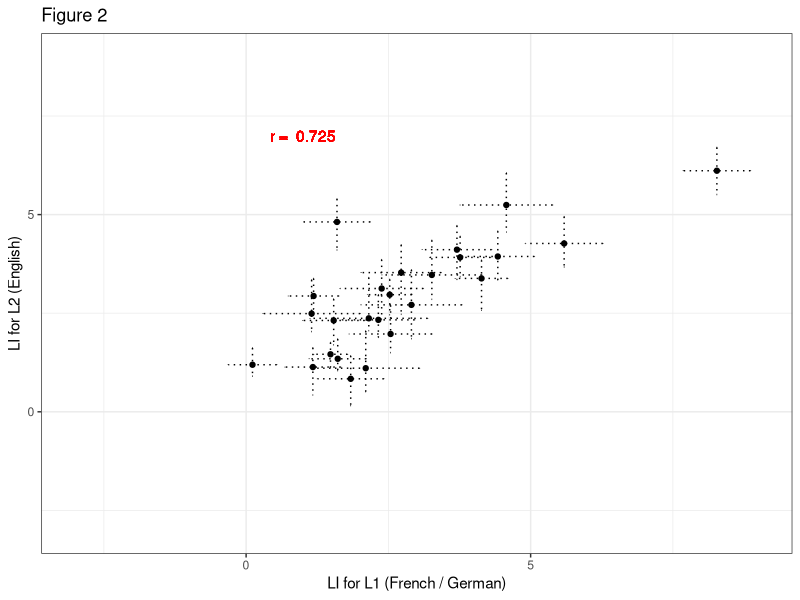
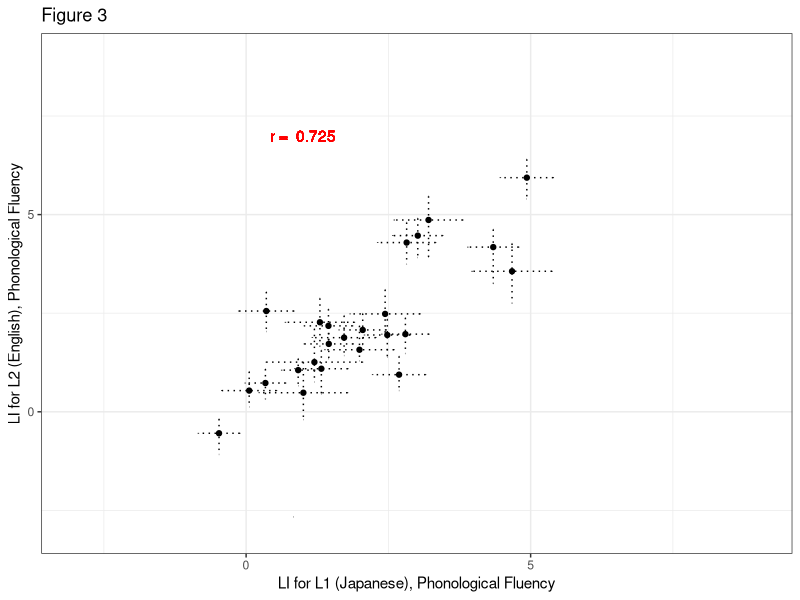
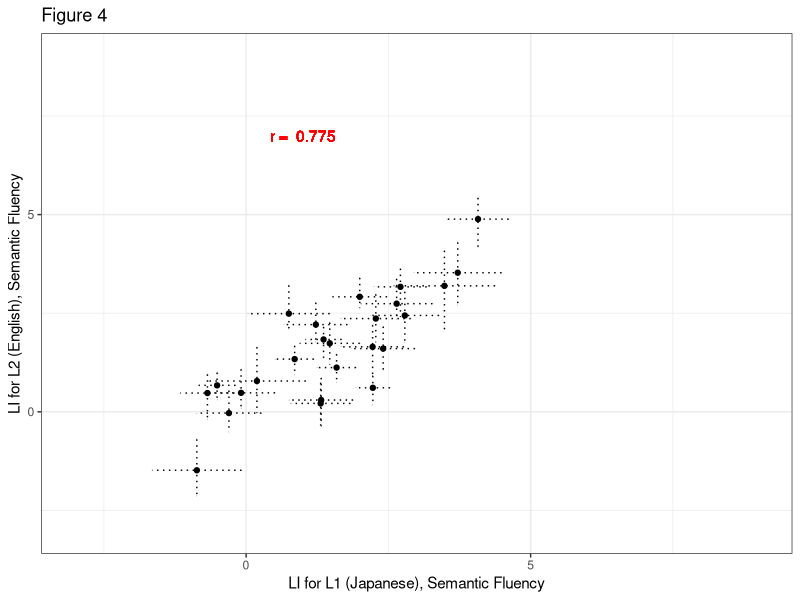

Source code (R) for these figures, in order:
## ---- chunk 1
knitr::opts_chunk$set(echo = TRUE)

require(tidyverse)
require(flextable)
require(ggplot2)
## ---- chunk 2
# read French/German data in
L1_data <- read.csv('Results_L1.csv')
L2_data <- read.csv('Results_L2.csv')
background_data_total <- read.csv('background_data.csv', stringsAsFactors = FALSE)
colnames(background_data_total)[1] <-  colnames(background_data_total)[1] <- 'ID'

# read Japanese data in 
Miho_L1_data <- read.csv('Miho_Results_L1.csv')
Miho_L2_data <- read.csv('Miho_Results_L2.csv')
Miho_background_data_total <- read.csv('Miho_background_data.csv', stringsAsFactors = FALSE)
colnames(Miho_background_data_total)[1] <-  colnames(Miho_background_data_total)[1] <- 'ID'
Miho_background_data_total$ID <- as.numeric(gsub("BL", replacement = "", Miho_background_data_total$ID))

## ---- chunk 3
# How many participants are there, and how many were excluded from the analysis?
nsubj_all <- dim(L1_data)[1]
# If a subject has data excluded in EITHER language, we'll have to exclude them.
exclude <- L1_data$L1.exclusions + L2_data$L2.exclusions
# We will include the rows in L1_data and L2_data for any participants where exclude = 0
L1_data <- L1_data[which(exclude==0), ]
L2_data <- L2_data[which(exclude==0), ]
# Remove excluded participants from backgound data too
background_data <- background_data_total[which(exclude==0), ]
nsubj <- dim(L1_data)[1]
background_data <- background_data %>% mutate(L2_prof = (L2_prof_Speaking+L2_prof_Reading+L2_prof_Understanding)/3)

# Calculate demographics summary statistics
demo_summary <- background_data %>% 
  summarise(N_total = n(), N_german = length(which(L1==1)), N_french = length(which(L1==2)),
            N_female = length(which(Gender==0)), N_male = length(which(Gender==1)),
            mean_age = mean(Age), sd_age = sd(Age),
            mean_EHI = mean(EHI), sd_EHI = sd(EHI), min_EHI = min(EHI), max_EHI = max(EHI),
            languages = mean(NoL), sd_languages = sd(NoL),
            mean_aoa = mean(L2_Acquisition), sd_aoa = sd(L2_Acquisition),
            mean_aoF = mean(L2_Fluent), sd_aoF = sd(L2_Fluent),
            mean_accent = mean(L2_exp_Accent), sd_accent = sd(L2_exp_Accent),
            mean_read = mean(L2_prof_Reading), sd_read = sd(L2_prof_Reading),
            mean_und = mean(L2_prof_Understanding), sd_und = sd(L2_prof_Understanding),
            mean_speak = mean(L2_prof_Speaking), sd_speak = sd(L2_prof_Speaking),
            mean_prof = mean(L2_prof), sd_prof = sd(L2_prof))

## ---- chunk 4
# Calculate mean and SEM LI value for L1 and L2
L1_summary_stats <- L1_data %>% summarise(L1_mean = mean(L1.mean_LI), L1_se = sd(L1.mean_LI)/sqrt(nsubj),
                                          L1_mean_trials = mean(L1.N), L1_min_trials = min(L1.N), L1_max_trials = max(L1.N)) 
L2_summary_stats <- L2_data %>% summarise(L2_mean = mean(L2.mean_LI), L2_se = sd(L2.mean_LI)/sqrt(nsubj),
                                          L2_mean_trials = mean(L2.N), L2_min_trials = min(L2.N), L2_max_trials = max(L2.N)) 

# Number of Ps left/ bilaterally lateralised
L1_laterality <- L1_data %>% group_by(L1.mean_laterality) %>% summarise(N=n(), pc=N/nsubj*100)
L2_laterality <- L2_data %>% group_by(L2.mean_laterality) %>% summarise(N=n(), pc=N/nsubj*100)


# Make a massive table
summary_stats <- matrix(data = NA, nrow = 2, ncol = 7)
colnames(summary_stats) <- c('Language','Mean trials', 'mean LI', 'se LI', '% left', '% bilateral', '% right')
summary_stats[, 1] <- c('L1', 'L2')
summary_stats[, 2] <- round(c(L1_summary_stats$L1_mean_trials, L2_summary_stats$L2_mean_trials), 2)
summary_stats[, 3] <-  round(c(L1_summary_stats$L1_mean, L2_summary_stats$L2_mean), 2)
summary_stats[, 4] <-  round(c(L1_summary_stats$L1_se, L2_summary_stats$L2_se), 2)
summary_stats[, 5] <- round(c(L1_laterality$pc[2], L2_laterality$pc[2]))
summary_stats[, 6] <- round(c(L1_laterality$pc[1], L2_laterality$pc[1]))
summary_stats[, 7] <- round(c(L1_laterality$pc[3], L2_laterality$pc[3]))
summary_stats[which(is.na(summary_stats[,7])), 7] <- 0 
summary_stats <- as.data.frame(summary_stats)

# Scatterplot of L1 and L2 data
plotdata <- inner_join(x = L1_data,
                        y = L2_data)

# Correlation between L1 and L2
L1_L2_corr <- cor.test (plotdata$L1.mean_LI, plotdata$L2.mean_LI, 
                        method = "spearman", 
                        exact = FALSE)

Fig2 <- ggplot(data = plotdata, aes(x = L1.mean_LI, y = L2.mean_LI)) + 
  geom_point()+
  theme_bw()+
  xlab("LI for L1 (French / German)") +  
  ylab("LI for L2 (English)") + 
  xlim(-3,9) + ylim (-3,9) + 
  geom_errorbar(aes(ymin = L2.mean_LI - L2.mean_se, ymax = L2.mean_LI + L1.mean_se),linetype = "dotted") + 
  geom_errorbarh(aes(xmin = L1.mean_LI - L1.mean_se, xmax = L1.mean_LI + L1.mean_se), linetype = "dotted") +
  geom_text(x = 1, y = 7, label = paste('r = ', round(L1_L2_corr$estimate, 3)), colour = 'red') +
  ggtitle('Figure 2')

# Check correlations with EHI
EHI_LI_L1_cor <- cor.test (background_data$EHI, L1_data$L1.mean_LI, method = "spearman")
EHI_LI_L2_cor <- cor.test (background_data$EHI, L2_data$L2.mean_LI, method = "spearman")

# Check for effect of testing order (0 = L2 tested first, 1 = L1 tested first)
total_info <- inner_join(x = plotdata, y = background_data, by = c("ID"))
nL1_testedfirst <- nrow(background_data[background_data$Tested == 1,]) #how many tested with L1 first
nL1_testedsecond <- nrow(background_data[background_data$Tested == 0,]) # how many tested with L2 first
testing_0 <- filter(total_info, Tested == "0")
testing_1 <- filter(total_info, Tested == "1")
testing_ttest_L1 <- t.test(testing_0$L1.mean_LI, testing_1$L1.mean_LI) # testing if there is a sig. diff between laterality scoes of L1 in those tested in their native language first or second.
testing_ttest_L2 <- t.test(testing_0$L2.mean_LI, testing_1$L2.mean_LI) # testing if there is a sig. diff between laterality scoes of L2 in those tested in their native language first or second.
## ---- chunk 5
# Make a demographics table
demo_table <- matrix(data=NA, nrow=10, ncol=2)
colnames(demo_table) <- c('Characteristic', 'Mean (sd)')
demo_table[,1] <- c('Age, years', 'EHI, /100', 'Languages spoken',
                          'Age of acquisition, years', 'Age of fluency, years', 'Accent, /10',
                          'Proficiency: speaking, /10', 'Proficiency: reading, /10', 
                          'Proficiency: understanding, /10', 'Proficiency: total, /10')
#demo_table[1,2] <- paste0(demo_summary$N_total, ' (', demo_summary$N_male, ':', demo_summary$N_female, ')')
demo_table[1,2] <- paste0(round(demo_summary$mean_age, 2), ' (', round(demo_summary$sd_age, 2), ')')
demo_table[2,2] <- paste0(round(demo_summary$mean_EHI, 2), ' (', round(demo_summary$sd_EHI, 2), ')')
demo_table[3,2] <- paste0(round(demo_summary$languages, 2), ' (', round(demo_summary$sd_languages, 2), ')')
demo_table[4,2] <- paste0(round(demo_summary$mean_aoa, 2), ' (', round(demo_summary$sd_aoa, 2), ')')
demo_table[5,2] <- paste0(round(demo_summary$mean_aoF, 2), ' (', round(demo_summary$sd_aoF, 2), ')')
demo_table[6,2] <- paste0(round(demo_summary$mean_accent, 2), ' (', round(demo_summary$sd_accent, 2), ')')
demo_table[7,2] <- paste0(round(demo_summary$mean_speak, 2), ' (', round(demo_summary$sd_speak, 2), ')')
demo_table[8,2] <- paste0(round(demo_summary$mean_read, 2), ' (', round(demo_summary$sd_read, 2), ')')
demo_table[9,2] <- paste0(round(demo_summary$mean_und, 2), ' (', round(demo_summary$sd_und, 2), ')')
demo_table[10,2] <- paste0(round(demo_summary$mean_prof, 2), ' (', round(demo_summary$sd_prof, 2), ')')
demo_table <- as.data.frame(demo_table)

table1 <- flextable(demo_table) %>% set_caption(table1, caption=paste0('Table 1. Demographics for the Study 1 participants, N=',nsubj, ' (', demo_summary$N_female, ' female)')) 
table1 <- autofit(table1)
table1
## ---- chunk 6
# Report number of excluded trials
excluded_trials_L1 <- 100 - round(sum(L1_data$L1.N) / sum(L1_data$L1.nMark) * 100, 2)
excluded_trials_L2 <- 100 - round(sum(L2_data$L2.N) / sum(L2_data$L2.nMark) * 100, 2)

# Here we will use the Shapiro Wilks normality test to see if the LI values for L1 and L2 are normally distributed
L1_normality <- shapiro.test(L1_data$L1.mean_LI)
L2_normality <- shapiro.test(L2_data$L2.mean_LI)

# spearman correlation test on odds and evens - means: Grabitz data 
L1_splithalf <- cor.test(L1_data$L1.mean_odd, L1_data$L1.mean_even, method = "spearman")
L2_splithalf <- cor.test(L2_data$L2.mean_odd, L2_data$L2.mean_even, method = "spearman")  
## ---- chunk 7
table2 <- flextable(summary_stats) %>% set_caption(table2, caption='Table 2. Summary statistics for Study 1 laterality indices')
table2 <- autofit(table2)
table2

## ---- chunk 8

print(Fig2)

## ---- chunk 9

# Correlation between AOA and LIs
aoa_L2_corr <- cor.test(total_info$L2_Acquisition, total_info$L2.mean_LI, method = "spearman")
aoF_L2_corr <- cor.test(total_info$L2_Fluent, total_info$L2.mean_LI, method = "spearman")
prof_L2_corr <- cor.test(total_info$L2_prof, total_info$L2.mean_LI, method="spearman")

## ---- chunk 10
# How many participants are there, and how many were excluded from the analysis?
Miho_nsubj_all <- dim(Miho_L1_data)[1]

# If a subject has data excluded in EITHER language, we'll have to exclude them
# Phonological and Semantic fluency tasks will be treated separately
Phon_exclude <- Miho_L1_data$L1_Phon.exclusions + Miho_L2_data$L2_Phon.exclusions
Sem_exclude <- Miho_L1_data$L1_Sem.exclusions + Miho_L2_data$L2_Sem.exclusions 
Miho_exclude <- Phon_exclude + Sem_exclude

# We will include the rows in L1_data and L2_data for any participants where exclude = 0
L1_Phon_data <- Miho_L1_data[which(Miho_exclude==0), ]
L2_Phon_data <- Miho_L2_data[which(Miho_exclude==0), ]
L1_Sem_data <- Miho_L1_data[which(Miho_exclude==0), ]
L2_Sem_data <- Miho_L2_data[which(Miho_exclude==0), ]

# How many subjects were included for each task?
Phon_nsubj <- dim(L1_Phon_data)[1]
Sem_nsubj <- dim(L1_Sem_data)[1]
# Remove excluded participants from backgound data too
Miho_background_data <- Miho_background_data_total[which(Miho_exclude==0), ]

# Calculate demographics summary statistics
#NEED TO CHECK 0 IS DEFINITLEY FEMALE!!

miho_demo_summary <- Miho_background_data %>%
  summarise(N_total = n(), N_female_j = length(which(Gender == "0")), N_male_j = length(which(Gender== "1")),
            mean_age_j = mean(Age, na.rm = TRUE), sd_age = sd(Age, na.rm = TRUE), 
            mean_aoa_L2_j = mean(aoa_L2, na.rm = TRUE), sd_aoa_L2_j = sd(aoa_L2, na.rm = TRUE),
            mean_eng_score_j = mean(Eng_score, na.rm = TRUE), sd_eng_score_j = sd(Eng_score, na.rm = TRUE),
            mean_eng_use_month_j = mean(length_useEng_months, na.rm = TRUE), sd_eng_use_month_j = sd(length_useEng_months, na.rm = TRUE),
            mean_eng_speak_j = mean(Eng_Speak, na.rm = TRUE), sd_eng_speak_j = sd(Eng_Speak, na.rm = TRUE),
            mean_eng_listen_j = mean(Eng_Listen, na.rm = TRUE), sd_eng_listen_j = sd(Eng_Listen, na.rm = TRUE),
            mean_eng_read_j = mean(Eng_Read, na.rm = TRUE), sd_eng_read_j = sd(Eng_Read, na.rm = TRUE), 
            mean_eng_write_j = mean(Eng_Write, na.rm = TRUE), sd_eng_write_j = sd(Eng_Write, na.rm = TRUE),
            )

## ---- chunk 11
# Calculate mean and SEM LI value for L1 and L2: Phonological fluency
L1_Phon_summary_stats <-
  L1_Phon_data %>% summarise(L1_mean = mean(L1_Phon.mean_LI), L1_se = sd(L1_Phon.mean_LI)/sqrt(Phon_nsubj),
                                  L1_mean_trials = mean(L1_Phon.N), L1_min_trials = min(L1_Phon.N),
                                  L1_max_trials = max(L1_Phon.N))

L2_Phon_summary_stats <-
  L2_Phon_data %>% summarise(L2_mean = mean(L2_Phon.mean_LI), L2_se = sd(L2_Phon.mean_LI)/sqrt(Phon_nsubj),
                                  L2_mean_trials = mean(L2_Phon.N), L2_min_trials = min(L2_Phon.N),
                                  L2_max_trials = max(L2_Phon.N))

# The mean and SEM LI value for L1 and L2: Semantic fluency
L1_Sem_summary_stats <-
  L1_Sem_data %>% summarise(L1_mean = mean(L1_Sem.mean_LI), L1_se = sd(L1_Sem.mean_LI)/sqrt(Sem_nsubj),
                                  L1_mean_trials = mean(L1_Sem.N), L1_min_trials = min(L1_Sem.N),
                                  L1_max_trials = max(L1_Sem.N))

L2_Sem_summary_stats <-
  L2_Sem_data %>% summarise(L2_mean = mean(L2_Sem.mean_LI), L2_se = sd(L2_Sem.mean_LI)/sqrt(Sem_nsubj),
                                  L2_mean_trials = mean(L2_Sem.N), L2_min_trials = min(L2_Sem.N),
                                  L2_max_trials = max(L2_Sem.N))

# Number of Ps left/ bilaterally lateralised for L1/L2, Phon/Sem fluency
L1_Phon_laterality <- L1_Phon_data %>%
  group_by(L1_Phon.mean_laterality) %>% summarise(N=n(), pc=N/Phon_nsubj*100)
L2_Phon_laterality <- L2_Phon_data %>%
  group_by(L2_Phon.mean_laterality) %>% summarise(N=n(), pc=N/Phon_nsubj*100)
L1_Sem_laterality <- L1_Sem_data %>%
  group_by(L1_Sem.mean_laterality) %>% summarise(N=n(), pc=N/Sem_nsubj*100)
L2_Sem_laterality <- L2_Sem_data %>%
  group_by(L2_Sem.mean_laterality) %>% summarise(N=n(), pc=N/Sem_nsubj*100)

# Make a summary table
summary_stats <- matrix(data = NA, nrow = 4, ncol = 8)
colnames(summary_stats) <- c('Task','Language','Mean trials', 'mean LI', 'se LI', '% left', '% bilateral', '% right')
summary_stats[, 1] <- c('Phonological','Phonological','Semantic','Semantic')
summary_stats[, 2] <- c('L1','L2','L1','L2')
summary_stats[, 3] <- round(c(L1_Phon_summary_stats$L1_mean_trials, L2_Phon_summary_stats$L2_mean_trials,
                              L1_Sem_summary_stats$L1_mean_trials, L2_Sem_summary_stats$L2_mean_trials), 2)
summary_stats[, 4] <-  round(c(L1_Phon_summary_stats$L1_mean, L2_Phon_summary_stats$L2_mean,
                               L1_Sem_summary_stats$L1_mean, L2_Sem_summary_stats$L2_mean), 2)
summary_stats[, 5] <-  round(c(L1_Phon_summary_stats$L1_se, L2_Phon_summary_stats$L2_se,
                               L1_Sem_summary_stats$L1_se, L2_Sem_summary_stats$L2_se), 2)
summary_stats[, 6] <- round(c(L1_Phon_laterality$pc[2], L2_Phon_laterality$pc[2],
                              L1_Sem_laterality$pc[2], L2_Sem_laterality$pc[2]))
summary_stats[, 7] <- round(c(L1_Phon_laterality$pc[1], L2_Phon_laterality$pc[1],
                              L1_Sem_laterality$pc[1], L2_Sem_laterality$pc[1]))
summary_stats[, 8] <- round(c(L1_Phon_laterality$pc[3], L2_Phon_laterality$pc[3],
                              L1_Sem_laterality$pc[3], L2_Sem_laterality$pc[3]))
summary_stats[which(is.na(summary_stats[,8])), 8] <- 0 
summary_stats <- as.data.frame(summary_stats)

# Plot Miho Phon L1 and L2 data
plotdata_j <- inner_join(x = L1_Phon_data, L2_Phon_data)
L1_L2_Phon_corr <- cor.test (plotdata_j$L1_Phon.mean_LI, plotdata_j$L2_Phon.mean_LI, method = "spearman")

Fig3 <- ggplot(data = plotdata_j, aes(x = L1_Phon.mean_LI, y = L2_Phon.mean_LI)) + 
  geom_point()+
  theme_bw()+
  xlab("LI for L1 (Japanese), Phonological Fluency") +  
  ylab("LI for L2 (English), Phonological Fluency") + 
  xlim(-3,9) + ylim (-3,9) + 
  geom_errorbar(aes(ymin = L2_Phon.mean_LI - L2_Phon.mean_se, ymax = L2_Phon.mean_LI + L1_Phon.mean_se),linetype = "dotted") + 
  geom_errorbarh(aes(xmin = L1_Phon.mean_LI - L1_Phon.mean_se, xmax = L1_Phon.mean_LI + L1_Phon.mean_se), linetype = "dotted")+
  geom_text(x = 1, y = 7, label = paste('r = ', round(L1_L2_corr$estimate, 3)), colour = 'red') +
  ggtitle('Figure 3')

# Plot Miho Sem L1 and L2 data
plotdata_j <- inner_join(x = L1_Sem_data, y = L2_Sem_data)
L1_L2_corr <- cor.test (plotdata_j$L1_Sem.mean_LI, plotdata_j$L2_Sem.mean_LI, method = "spearman")

Fig4 <- ggplot(data = plotdata_j, aes(x = L1_Sem.mean_LI, y = L2_Sem.mean_LI)) +
  geom_point()+
  theme_bw()+
  xlab("LI for L1 (Japanese), Semantic Fluency") +
  ylab("LI for L2 (English), Semantic Fluency") +
  xlim(0-3,9) + ylim (-3,9) +
  geom_errorbar(aes(ymin = L2_Sem.mean_LI - L2_Sem.mean_se, ymax = L2_Sem.mean_LI + L1_Sem.mean_se),linetype = "dotted") +
  geom_errorbarh(aes(xmin = L1_Sem.mean_LI - L1_Sem.mean_se, xmax = L1_Sem.mean_LI + L1_Sem.mean_se), linetype = "dotted")+
  geom_text(x = 1, y = 7, label = paste('r = ', round(L1_L2_corr$estimate, 3)), colour = 'red') +
  ggtitle('Figure 4')

# Check correlations with EHI
#TO COMPLETE
# EHI_LI_L1_Phon_cor <- cor.test (background_data$EHI, L1_data$L1_Phon.mean_LI, method = "spearman")
# EHI_LI_L2_Phon_cor <- cor.test (background_data$EHI, L2_data$L2_Phon.mean_LI, method = "spearman")
# EHI_LI_L1_Sem_cor <- cor.test (background_data$EHI, L1_data$L1_Sem.mean_LI, method = "spearman")
# EHI_LI_L2_Sem_cor <- cor.test (background_data$EHI, L2_data$L2_Sem.mean_LI, method = "spearman")

# Check for effect of testing order (0 = L2 tested first, 1 = L1 tested first)
# TO COMPLETE
# total_info <- inner_join(x = plotdata_j, y = background_data, by = c("ID"))
# nL1_testedfirst <- nrow(background_data[background_data$Tested == 1,]) #how many tested with L1 first
# nL1_testedsecond <- nrow(background_data[background_data$Tested == 0,]) # how many tested with L2 first
# testing_0 <- filter(total_info, Tested == "0")
# testing_1 <- filter(total_info, Tested == "1")
# testing_ttest_L1 <- t.test(testing_0$L1.mean_LI, testing_1$L1.mean_LI) # testing if there is a sig. diff between laterality scoes of L1 in those tested in their native language first or second.
# testing_ttest_L2 <- t.test(testing_0$L2.mean_LI, testing_1$L2.mean_LI) # testing if there is a sig. diff between laterality scoes of L2 in those tested in their native language first or second.
## ---- chunk 12

#### demographics table ####
# Update names of rows when we get more info on background demographics. 
# Make a demographics table

############

demo_table_j <- matrix(data=NA, nrow=8, ncol=2)
colnames(demo_table_j) <- c('Characteristic', 'Mean (sd)')

demo_table_j[,1] <- c('Age, years', 'Age of English Acquisition, years', 'mean English score', 'Use of English, months', 'English speaking', 'English listening', 'English Reading', 'English Writing')

demo_table_j[1,2] <- paste0(round(miho_demo_summary$mean_age_j, 2), ' (', round(miho_demo_summary$sd_age, 2), ')')
demo_table_j[2,2] <- paste0(round(miho_demo_summary$mean_aoa_L2_j, 2), ' (', round(miho_demo_summary$sd_aoa_L2_j, 2), ')')
demo_table_j[3,2] <- paste0(round(miho_demo_summary$mean_eng_score_j, 2), ' (', round(miho_demo_summary$sd_eng_score_j, 2), ')')
demo_table_j[4,2] <- paste0(round(miho_demo_summary$mean_eng_use_month_j, 2), ' (', round(miho_demo_summary$sd_eng_use_month_j, 2), ')')
demo_table_j[5,2] <- paste0(round(miho_demo_summary$mean_eng_speak_j, 2), ' (', round(miho_demo_summary$sd_eng_speak_j, 2), ')')
demo_table_j[6,2] <- paste0(round(miho_demo_summary$mean_eng_listen_j, 2), ' (', round(miho_demo_summary$sd_eng_listen_j, 2), ')')
demo_table_j[7,2] <- paste0(round(miho_demo_summary$mean_eng_read_j, 2), ' (', round(miho_demo_summary$sd_eng_read_j, 2), ')')
demo_table_j[8,2] <- paste0(round(miho_demo_summary$mean_eng_write_j, 2), ' (', round(miho_demo_summary$sd_eng_write_j, 2), ')')
demo_table_j <- as.data.frame(demo_table_j)

table101 <- flextable(demo_table_j) %>% set_caption('table101', caption=paste0('Table 101. Demographics for the Study 2 participants, N=', miho_demo_summary$N_total, ' (', miho_demo_summary$N_female_j, ' female)')) 
table101 <- autofit(table101)
table101

## ---- chunk 13
# Report number of excluded trials
excluded_trials_L1_Phon <- 100 - round(sum(L1_Phon_data$L1_Phon.N.N) / sum(L1_Phon_data$L1_Phon.nMark) * 100, 2)
excluded_trials_L2_Phon <- 100 - round(sum(L2_Phon_data$L2_Phon.N) / sum(L2_Phon_data$L2_Phon.nMark) * 100, 2)
excluded_trials_L1_Sem <- 100 - round(sum(L1_Sem_data$L1_Sem.N.N) / sum(L1_Sem_data$L1_Sem.nMark) * 100, 2)
excluded_trials_L2_Sem <- 100 - round(sum(L2_Sem_data$L2_Sem.N) / sum(L2_Sem_data$L2_Sem.nMark) * 100, 2)

# Here we will use the Shapiro Wilks normality test to see if the LI values for L1 and L2 are normally distributed
L1_Phon_normality <- shapiro.test(L1_Phon_data$L1_Phon.mean_LI)
L1_Sem_normality <- shapiro.test(L1_Sem_data$L1_Sem.mean_LI)
L2_Phon_normality <- shapiro.test(L2_Phon_data$L2_Phon.mean_LI)
L2_Sem_normality <- shapiro.test(L2_Sem_data$L2_Sem.mean_LI)

# spearman correlation test on odds and evens - means
L1_Phon_splithalf <- cor.test(L1_Phon_data$L1_Phon.mean_odd, L1_Phon_data$L1_Phon.mean_even, method = "spearman")
L2_Phon_splithalf <- cor.test(L2_Phon_data$L2_Phon.mean_odd, L2_Phon_data$L2_Phon.mean_even, method = "spearman")
L1_Sem_splithalf <- cor.test(L1_Sem_data$L1_Sem.mean_odd, L1_Sem_data$L1_Sem.mean_even, method = "spearman")
L2_Sem_splithalf <- cor.test(L2_Sem_data$L2_Sem.mean_odd, L2_Sem_data$L2_Sem.mean_even, method = "spearman")

## ---- chunk 14
table4 <- flextable(summary_stats) 
table4 <- autofit(table4)
set_caption(table4, caption='Table 4. Summary statistics for Study 2 laterality indices')

## ---- chunk 15
print(Fig3)
print(Fig4)

## ---- chunk 16

# Correlation between AOA and LIs
# normally distributed (lines 490-493)

total_info_j <- inner_join(x = plotdata_j, y = Miho_background_data, by = c("ID"))
aoa_l2_corr_phon_j <- cor.test(total_info_j$aoa_L2, total_info_j$L2_Phon.mean_LI, method = "pearson")
aoa_l2_corr_sem_j <- cor.test(total_info_j$aoa_L2, total_info_j$L2_Sem.mean_LI, method = "pearson")
